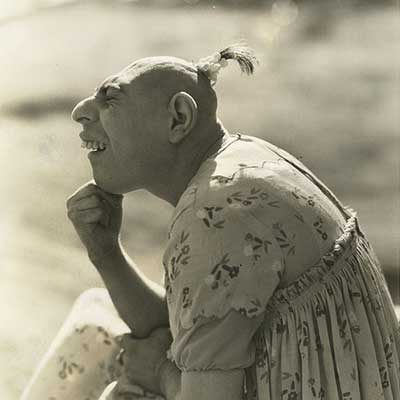
#> input picture reference images/SCHLITZIE-THE-PINHEAD.jpg, 400 x 400 px
$ python -i plate_process.py   (imports and definitions only)
#> lines starting #> are read from the running program, lines starting #| are printed output that depends on the picture
#> further down, picture is the input picture: PIL image 400x400 RGB; mean R, G, B 149.4, 145.3, 126.1
#!/usr/bin/env python
"""Turn a photograph of a wet-plate negative into a plate as a book prints it.

This is the step that was missing. What comes out of the image generator is a
photograph OF A PLATE: hand-cut edges, collodion pour ridges, bare corners,
varnish crazing, the whole physical object lying on a copy stand. That is a
museum scan, and it is a way of looking at a 19th-century object that belongs
entirely to the 21st.

A book of 1898 could not print any of it. The negative is masked to a
rectangle in the printing frame, and every edge of the physical plate falls
outside the image area before the process starts. The book shows the picture.
The artifact stays in the photographer's drawer.

Two processes, both correct for the date:

  photogravure  Intaglio, continuous tone, no screen. The prestige process:
                printed from an etched copper plate on damp rag paper and
                tipped into the book on its own leaf. Velvety warm brown-black,
                no true black and no paper-white anywhere inside the image, and
                a PLATE MARK — the embossed rectangle where the edge of the
                copper bit into the paper. That mark is the single strongest
                signal that a page was printed from an intaglio plate, and no
                amount of tonal work substitutes for it.

  halftone      Relief, screened. The new process in 1898 and the one taking
                over trade publishing, because it printed on the same press as
                the type. A visible dot screen at 85–100 lines, tonal range
                flattened at both ends, shadows blocking up and highlights
                dropping out entirely. Cheaper, coarser, and the more probable
                choice for a modest New Orleans imprint.

Both are monochrome. Neither preserves the plate's edges.
"""
import numpy as np
from PIL import Image, ImageFilter

import paper

# Paper inside the plate mark — near white, faintly warm. The ageing pass
# tones the whole leaf afterwards, so this must not be tinted far here or the
# warmth compounds.
PAPER = np.array([252.0, 249.0, 243.0])

# Photogravure ink. Warm brown-black: iron-gall and copper-plate inks both sit
# well short of neutral, and a gravure shadow is never a true black.
INK = np.array([46.0, 34.0, 25.0])


# --------------------------------------------------------------- cropping

def trim_plate_edge(img, crop=None, inset=0.04):
    """Crop away the physical edges of the collodion plate.

    `crop` is an explicit (left, top, right, bottom) in fractions of the side,
    and is what plates.json should carry for anything the automatic pass gets
    wrong. Chipped corners and pour ridges are deliberately irregular, and no
    detector is going to beat looking at the picture.

    Failing that: a plate's edge is bare glass or a hand-cut margin, so it sits
    well away from the tone of the picture — much lighter, usually. Walking in
    from each side while the line's mean tone departs from the interior finds
    it without assuming the edge is white. `inset` then takes a little more off
    all round, because the outermost surviving lines are half-damaged rather
    than clean, and a printer masking a negative left himself margin anyway.
    """
#> called with inset = 0.04
    w0, h0 = img.size
#> w0 = 400; h0 = 400
    if crop is not None:
        l, t, r, b = crop
        return img.crop((int(w0 * l), int(h0 * t),
                         int(w0 * (1 - r)), int(h0 * (1 - b))))

    a = np.asarray(img.convert("L"), dtype=np.float32) / 255.0
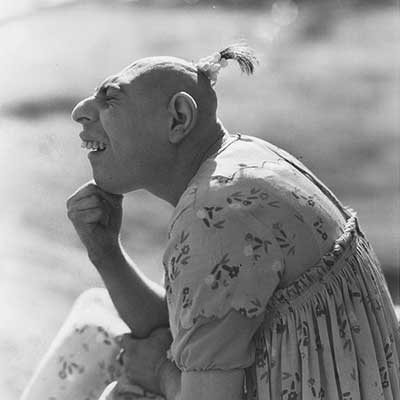
#> a: shape (400, 400) float32; min 0.0431, max 0.992, mean 0.566
    h, w = a.shape
#> h = 400; w = 400

    def scan(prof, limit):
#> called with prof = array of shape (400,), limit = 56
        core = prof[len(prof) // 5: -len(prof) // 5]
#> core = 240 values, max 0.666 at index 0, min 0.485 at index 219, mean 0.537
        base = float(np.median(core))
#> base = 0.523
        lo = 0
        while lo < limit and abs(prof[lo] - base) > 0.11:
            lo += 1
#> this loop made 0 passes
#> after the loop, lo = 0
        hi = len(prof) - 1
#> hi = 399
        while hi > len(prof) - 1 - limit and abs(prof[hi] - base) > 0.11:
            hi -= 1
#> after the loop, hi = 399
        return lo, hi

    t, b = scan(a.mean(axis=1), int(h * 0.14))
#> t = 0; b = 399
    l, r = scan(a.mean(axis=0), int(w * 0.14))
#> the loop in scan (call 2), `while lo < limit and abs(prof[lo] - base) > 0.11:` made 56 passes
#> l = 56; r = 399

    di, dj = int(h * inset), int(w * inset)
#> di = 16; dj = 16
    return img.crop((l + dj, t + di, r + 1 - dj, b + 1 - di))
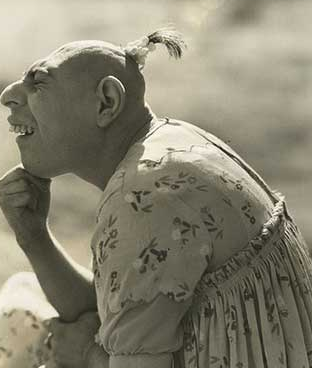
#> returned value: PIL image 312x368 RGB; mean R, G, B 134.1, 130.3, 112.4


# ----------------------------------------------------------- tone handling

# [4 lines left out: function _grey, not called in this run]


# Per-channel bend applied after the ink/paper mix. A straight linear blend
# between a warm ink and a warm paper still lands the MIDTONES near neutral,
# which is what made the first gravure read as a grey digital photograph
# rather than as brown ink. Lifting red and holding blue back warms the middle
# of the scale without moving either end, which is where the warmth of a real
# photogravure actually lives.
WARMTH = (0.93, 1.0, 1.12)


# [238 lines left out: functions _duotone, _scurve, photogravure, halftone, mounted_print, as_is, not called in this run]


PROCESSES = {"photogravure": photogravure, "halftone": halftone,
             "mounted_print": mounted_print,
             "as_is": as_is}


# [4 lines left out: function process, not called in this run]

>>> from PIL import Image
>>> picture = Image.open('../../reference images/SCHLITZIE-THE-PINHEAD.jpg')
>>> result = trim_plate_edge(picture)
